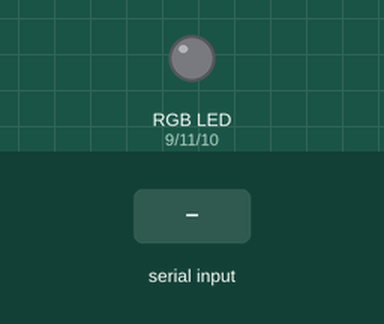
A sketch run on a simulated Arduino Uno, built with avr-gcc and run on an emulated ATmega328P. Shown: an RGB LED mixed from three pins (HIGH = lit). The inputs (shaded band) are chosen by the test bench. What the sketch prints to the serial monitor is not drawn.

Above: at 1.2 s.
1.3 s: "R" received over Serial
At 1.7 s:
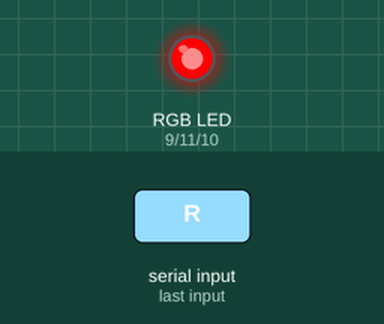
3.3 s: "G" received over Serial
At 3.7 s:
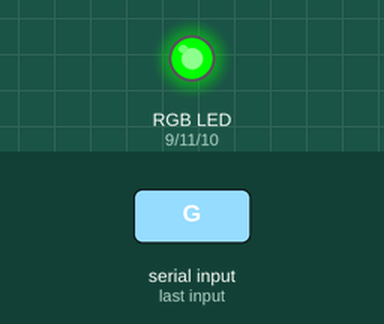
5.3 s: "B" received over Serial
At 5.7 s:
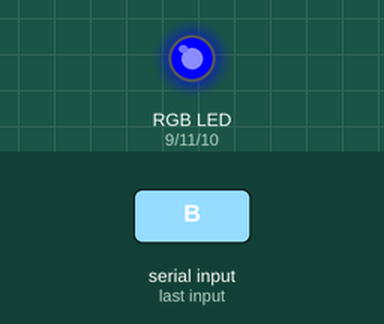
Timing chart, 0 to 8.3 s (numbered marks = the images above; inputs shaded):
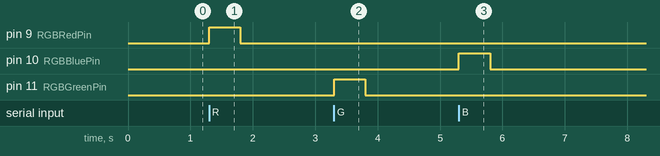

The sketch:

Challenge4.ino
```cpp
//Challenge 4
//Name: Alex Dorodko
//Date: 04/OCT/2020
//The purpose of this code is to take in the user input, and make the LED flash the colors in a sequence which the user inputs.

//Setting up the variables

int RGBRedPin = 9; //The red RGB LED is connected pin 9 of the Arduino.
int RGBBluePin = 10; //The blue RGB LED is connected pin 10 of the Arduino.
int RGBGreenPin = 11; //The green RGB LED is connected pin 11 of the Arduino.

void setup()
{
    pinMode(RGBRedPin, OUTPUT); //Setting up the RGB Red pin as output.
    pinMode(RGBBluePin, OUTPUT); //Setting up the RGB blue pin as output.
    pinMode(RGBGreenPin, OUTPUT); //Setting up the RGB green pin as output.
    Serial.begin(9600); //This sends the data to the serial monitor.
    Serial.print("Please enter the colors which you would like to see (R/G/B): ");
}

void loop()
{

  	//Reading the user input
  	int color = Serial.read();

  	//If the input is R, display red color
    if (color == 82)

    {
        digitalWrite(RGBRedPin, HIGH);
        delay(500);
        digitalWrite(RGBRedPin, LOW);
    }

  	//If the input is G, display green color
    else if (color == 71)
    {
        digitalWrite(RGBGreenPin, HIGH);
        delay(500);
        digitalWrite(RGBGreenPin, LOW);
    }


 	//If the input is B, display blue color
    else if (color == 66)
    {
        digitalWrite(RGBBluePin, HIGH);
        delay(500);
        digitalWrite(RGBBluePin, LOW);
    }
}
```

Measured:
- after the input at 1.3 s, pin 9 (RGBRedPin): LOW → HIGH at once, → LOW 0.50 s later
- after the input at 3.3 s, pin 11 (RGBGreenPin): LOW → HIGH at once, → LOW 0.50 s later
- after the input at 5.3 s, pin 10 (RGBBluePin): LOW → HIGH at once, → LOW 0.50 s later
